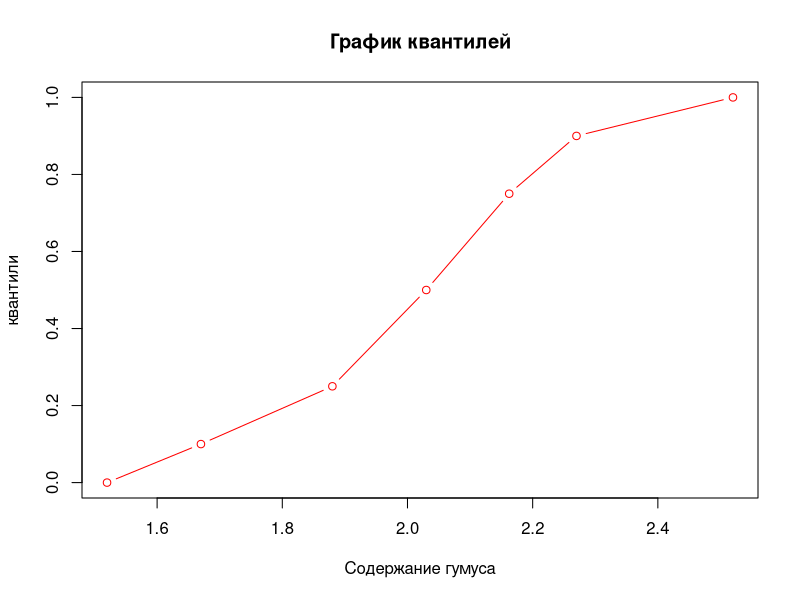
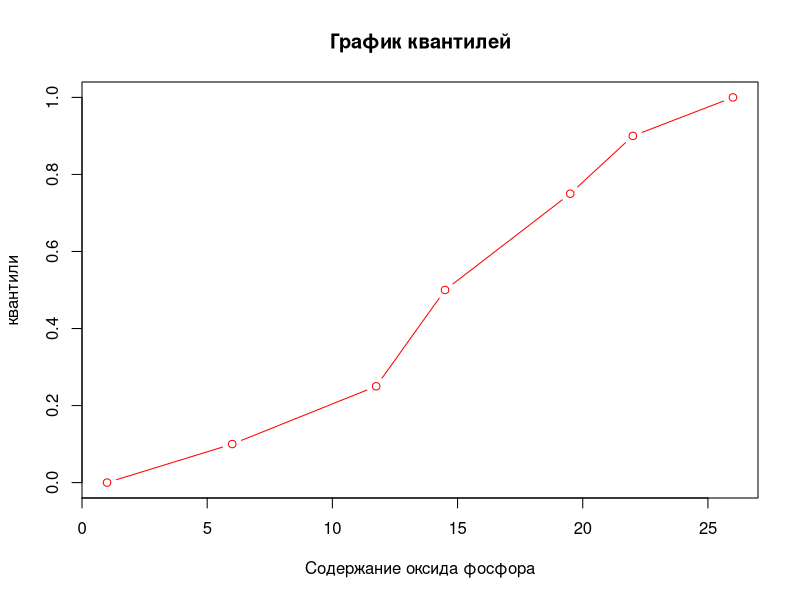
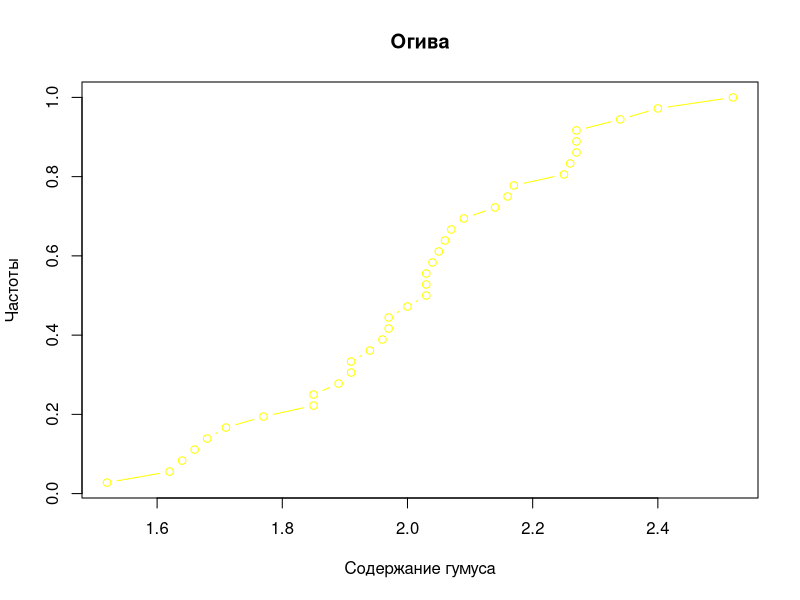
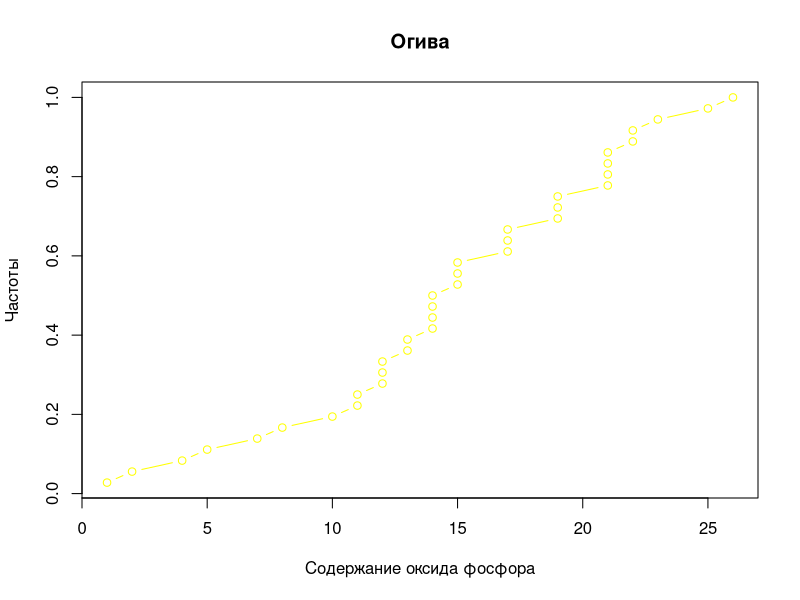
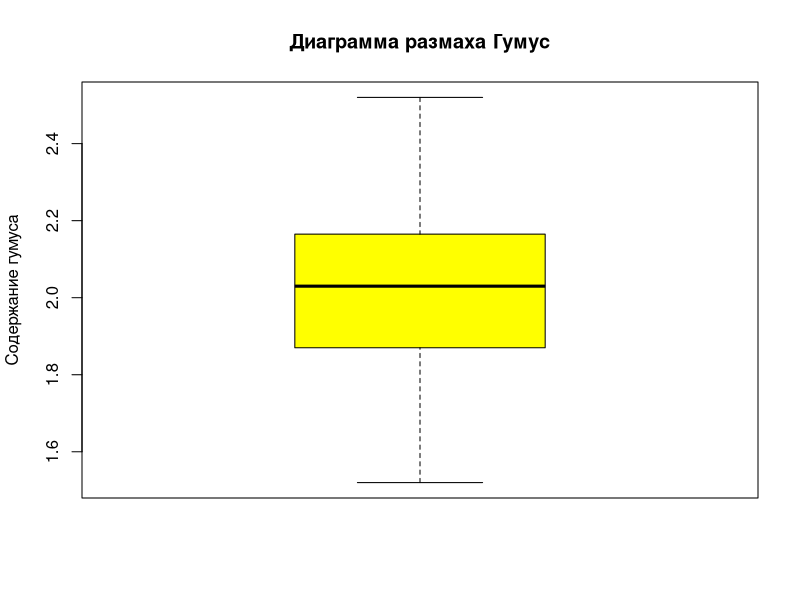
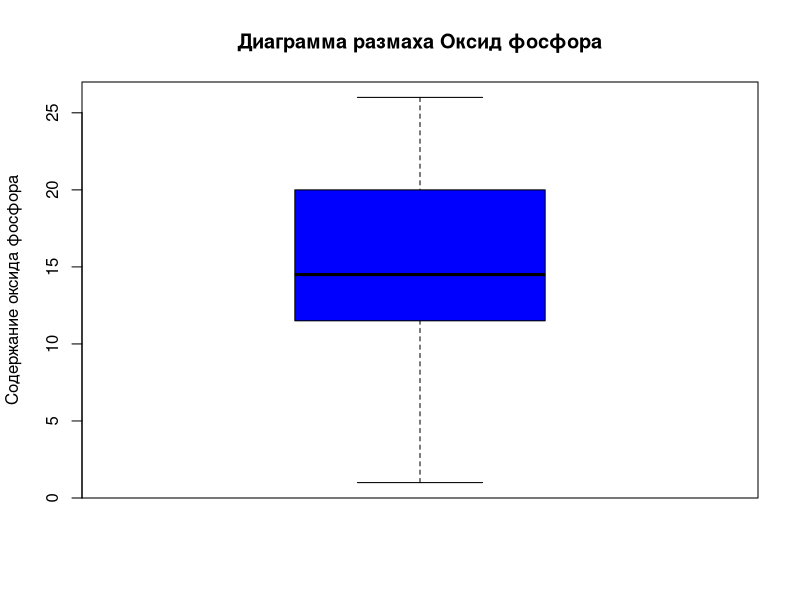

R code for these plots, in order:
dat12=read.csv("3_data_var12.csv",header = TRUE,sep = ";",dec = ",")
length(dat12$Hum)
# 36
length(dat12$PhOx)
# 36
mode(dat12$Hum)
# "numeric"
mode(dat12$PhOx)
# "numeric"
min(dat12$Hum)
# 1.52
min(dat12$PhOx)
# 1
max(dat12$Hum)
# 2.52
max(dat12$PhOx)
# 26
# Расчет вариации
varH= var(dat12$Hum); varH
# 0.05512857
varP= var(dat12$PhOx); varP
# 39.43492
# Расчет СрАр
mH = mean(dat12$Hum); mH
# 2.008333
mP = mean(dat12$PhOx); mP
# 14.77778
sum(dat12$Hum)/length(dat12$Hum)
# 2.008333
sum(dat12$PhOx)/length(dat12$PhOx)
# 14.77778
# Расчет стандартного отклонения
sH=sd(dat12$Hum); sH
# 0.2347947
sP=sd(dat12$PhOx); sP
# 6.279723
sqrt(varH)
# 0.2347947
sqrt(varP)
# 6.279723
# Расчет ковариации
vH=100*sH/mH; vH
# 11.69102
vP=100*sP/mP; vP
# 42.49437
# Вывод данных с помощью функции
summary(dat12)
# Hum             PhOx      
# Min.   :1.520   Min.   : 1.00  
# 1st Qu.:1.880   1st Qu.:11.75  
# Median :2.030   Median :14.50  
# Mean   :2.008   Mean   :14.78  
# 3rd Qu.:2.163   3rd Qu.:19.50  
# Max.   :2.520   Max.   :26.00  
# Вычисление медианы
quantile(dat12$Hum,.50)
# 50% 
# 2.03
quantile(dat12$PhOx,.50)
# 50% 
# 14.5 
# Вычисление соответствующих квантилей
quantile(dat12$Hum, c(.32, .57, .98))
# 32%    57%    98% 
# 1.9160 2.0395 2.4360 
quantile(dat12$PhOx, c(.32, .57, .98))
# 32%  57%  98% 
# 12.2 15.0 25.3 
# Создание вектора квантилей
kvart=c(0,0.1,0.25,0.5,0.75,0.9,1)
# Вычисление значений квантилей и построение графиков
resH=quantile(dat12$Hum, kvart)
plot(resH, kvart, type= "b", main = "График квантилей", xlab ="Содержание гумуса", ylab ="квантили", col ="red")
resP=quantile(dat12$PhOx, kvart)
plot(resP, kvart, type= "b", main = "График квантилей", xlab ="Содержание оксида фосфора", ylab ="квантили", col ="red")
# Вычисление частот
Y=1: length(dat12$Hum); Y
Y=Y/length(dat12$Hum); Y
# Сортировка и построение огив и диаграмм размаха
XH = sort(dat12$Hum); XH
plot(XH, Y, type= "b", main = "Огива", xlab ="Содержание гумуса", ylab ="Частоты", col ="yellow")
XP = sort(dat12$PhOx); XP
plot(XP, Y, type= "b", main = "Огива", xlab ="Содержание оксида фосфора", ylab ="Частоты", col ="yellow")
boxplot(dat12$Hum, main = "Диаграмма размаха Гумус", col="yellow",ylab="Содержание гумуса")
boxplot(dat12$PhOx, main = "Диаграмма размаха Оксид фосфора", col="blue",ylab="Содержание оксида фосфора")
